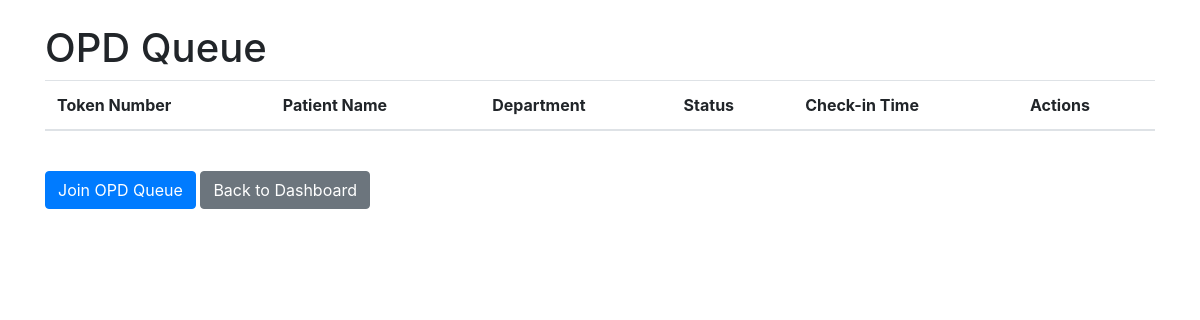
Page /opd/queue (signed in) on the earlier database version.
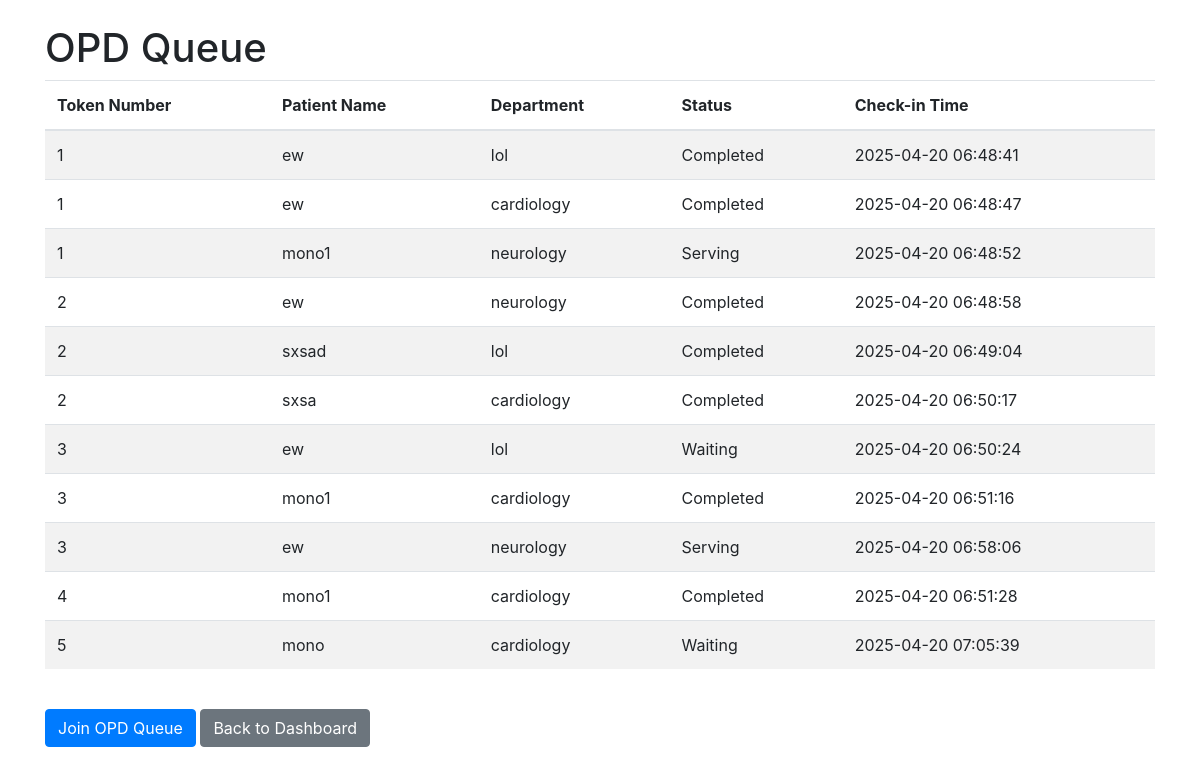
Same page on the later database version.
### tables this page shows
CREATE TABLE opd_queue (
    queue_id TEXT PRIMARY KEY,
    patient_id TEXT NOT NULL,
    department TEXT NOT NULL,
    token_number INTEGER NOT NULL,
    status TEXT NOT NULL DEFAULT 'Waiting',
    check_in_time TIMESTAMP DEFAULT CURRENT_TIMESTAMP,
    FOREIGN KEY (patient_id) REFERENCES patients(patient_id)
);

CREATE TABLE patients (
    patient_id TEXT PRIMARY KEY,
    name TEXT NOT NULL,
    age INTEGER,
    gender TEXT,
    contact_number TEXT,
    address TEXT,
    emergency_contact TEXT,
    blood_group TEXT,
    medical_history TEXT
);

### app.py (the view)
@app.route('/opd/queue')
def view_opd_queue():
    conn = get_db()
    queue_entries = conn.execute("""
        SELECT q.queue_id, q.token_number, p.name, q.department, q.status, q.check_in_time
        FROM opd_queue q
        JOIN patients p ON q.patient_id = p.patient_id
        ORDER BY q.token_number
    """).fetchall()
    close_db(conn)
    can_manage_opd = session.get('user_type') in ['doctor', 'hospital']
    return render_template('view_opd_queue.html', queue=queue_entries, can_manage_opd=can_manage_opd)

### app.py (called while the page is built)
def get_db():
    conn = sqlite3.connect(DATABASE)
    conn.row_factory = sqlite3.Row
    return conn

### templates/view_opd_queue.html (shortened to what this page needs)
<!DOCTYPE html>
<html>
<head>
    <link rel="stylesheet" href="https://stackpath.bootstrapcdn.com/bootstrap/4.5.2/css/bootstrap.min.css">
</head>
<body>
    <div class="container mt-4">
        <h1>OPD Queue</h1>
        <table class="table table-striped">
            <thead>
                <tr>
                    <th>Token Number</th>
                    <th>Patient Name</th>
                    <th>Department</th>
                    <th>Status</th>
                    <th>Check-in Time</th>
                    {% if can_manage_opd %}
                    <th>Actions</th>
                    {% endif %}
                </tr>
            </thead>
            <tbody>
                {% for item in queue %}
                <tr>
                    <td>{{ item['token_number'] }}</td>
                    <td>{{ item['name'] }}</td>
                    <td>{{ item['department'] }}</td>
                    <td>
                        <span id="status-{{ item['queue_id'] }}">{{ item['status'] }}</span>
                    </td>
                    <td>{{ item['check_in_time'] }}</td>
                </tr>
                {% endfor %}
            </tbody>
        </table>
        <br>
        <a href="{{ url_for('join_opd_queue') }}" class="btn btn-primary">Join OPD Queue</a>
        <a href="{{ url_for('index') }}" class="btn btn-secondary">Back to Dashboard</a>
    </div>
</body>
</html>

Differences in the rows shown:
added opd_queue: token_number "1", name "ew", department "lol", status "Completed", check_in_time "2025-04-20 06:48:41"
added opd_queue: token_number "1", name "ew", department "cardiology", status "Completed", check_in_time "2025-04-20 06:48:47"
added opd_queue: token_number "1", name "mono1", department "neurology", status "Serving", check_in_time "2025-04-20 06:48:52"
added opd_queue: token_number "2", name "ew", department "neurology", status "Completed", check_in_time "2025-04-20 06:48:58"
added opd_queue: token_number "2", name "sxsad", department "lol", status "Completed", check_in_time "2025-04-20 06:49:04"
added opd_queue: token_number "2", name "sxsa", department "cardiology", status "Completed", check_in_time "2025-04-20 06:50:17"
added opd_queue: token_number "3", name "ew", department "lol", status "Waiting", check_in_time "2025-04-20 06:50:24"
added opd_queue: token_number "3", name "mono1", department "cardiology", status "Completed", check_in_time "2025-04-20 06:51:16"
added opd_queue: token_number "3", name "ew", department "neurology", status "Serving", check_in_time "2025-04-20 06:58:06"
added opd_queue: token_number "4", name "mono1", department "cardiology", status "Completed", check_in_time "2025-04-20 06:51:28"
added opd_queue: token_number "5", name "mono", department "cardiology", status "Waiting", check_in_time "2025-04-20 07:05:39"
Other differences:
text no longer shown: "Actions"
